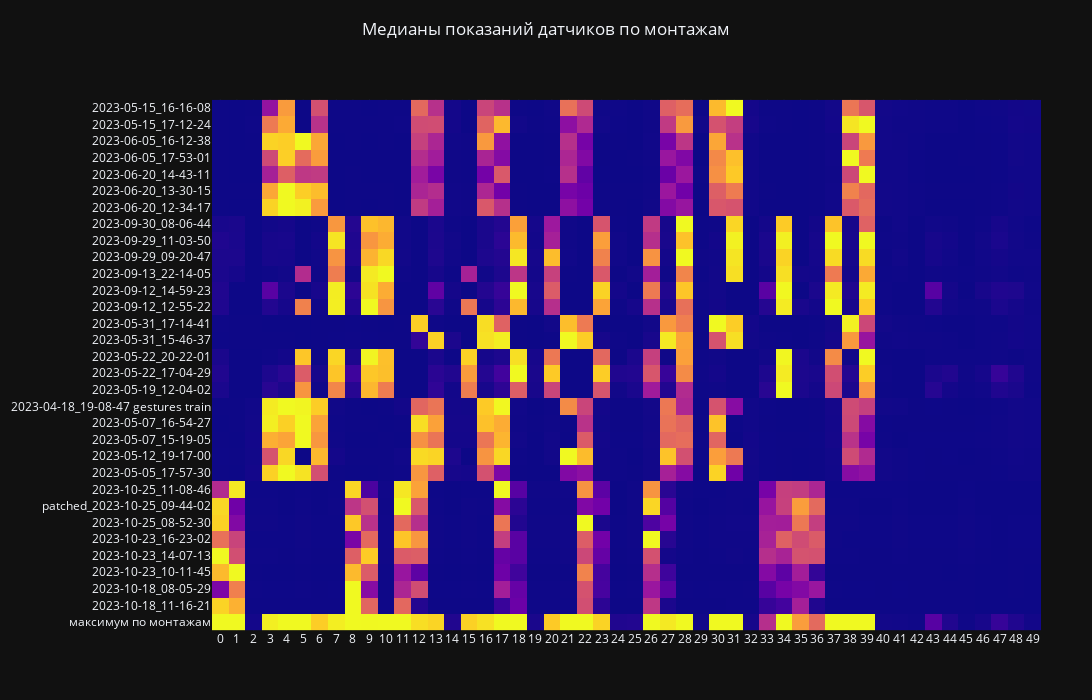

Source (notebook cell):
### Code cell
fig = px.imshow(
    fig_data,
    width=1200, height=700,
    title="Медианы показаний датчиков по монтажам"
)
fig.update_coloraxes(showscale=False)
fig.update_layout(margin=dict(l=50, r=50, t=70, b=40), title_x=0.5)
fig.show()

### Figure 1 — Plotly figure (JSON) as saved in the notebook; plotly's stock layout.template omitted (floating-point values rounded to 4 significant figures; data arrays with more than 128 entries replaced by an {"elided": "..."} marker saying what was removed)
{"data": [{"coloraxis": "coloraxis", "hovertemplate": "x: %{x}<br>y: %{y}<br>color: %{z}<extra></extra>", "name": "0", "type": "heatmap", "x": ["0", "1", "2", "3", "4", "5", "6", "7", "8", "9", "10", "11", "12", "13", "14", "15", "16", "17", "18", "19", "20", "21", "22", "23", "24", "25", "26", "27", "28", "29", "30", "31", "32", "33", "34", "35", "36", "37", "38", "39", "40", "41", "42", "43", "44", "45", "46", "47", "48", "49"], "xaxis": "x", "y": ["2023-05-15_16-16-08", "2023-05-15_17-12-24", "2023-06-05_16-12-38", "2023-06-05_17-53-01", "2023-06-20_14-43-11", "2023-06-20_13-30-15", "2023-06-20_12-34-17", "2023-09-30_08-06-44", "2023-09-29_11-03-50", "2023-09-29_09-20-47", "2023-09-13_22-14-05", "2023-09-12_14-59-23", "2023-09-12_12-55-22", "2023-05-31_17-14-41", "2023-05-31_15-46-37", "2023-05-22_20-22-01", "2023-05-22_17-04-29", "2023-05-19_12-04-02", "2023-04-18_19-08-47 gestures train", "2023-05-07_16-54-27", "2023-05-07_15-19-05", "2023-05-12_19-17-00", "2023-05-05_17-57-30", "2023-10-25_11-08-46", "patched_2023-10-25_09-44-02", "2023-10-25_08-52-30", "2023-10-23_16-23-02", "2023-10-23_14-07-13", "2023-10-23_10-11-45", "2023-10-18_08-05-29", "2023-10-18_11-16-21", "максимум по монтажам"], "yaxis": "y", "z": {"elided": "32x50 float values"}}], "layout": {"coloraxis": {"colorscale": [[0, "#0d0887"], [0.1111, "#46039f"], [0.2222, "#7201a8"], [0.3333, "#9c179e"], [0.4444, "#bd3786"], [0.5556, "#d8576b"], [0.6667, "#ed7953"], [0.7778, "#fb9f3a"], [0.8889, "#fdca26"], [1, "#f0f921"]], "showscale": false}, "height": 700, "margin": {"b": 40, "l": 50, "r": 50, "t": 70}, "title": {"text": "Медианы показаний датчиков по монтажам", "x": 0.5}, "width": 1200, "xaxis": {"anchor": "y", "constrain": "domain", "domain": [0, 1], "scaleanchor": "y"}, "yaxis": {"anchor": "x", "autorange": "reversed", "constrain": "domain", "domain": [0, 1]}}}
